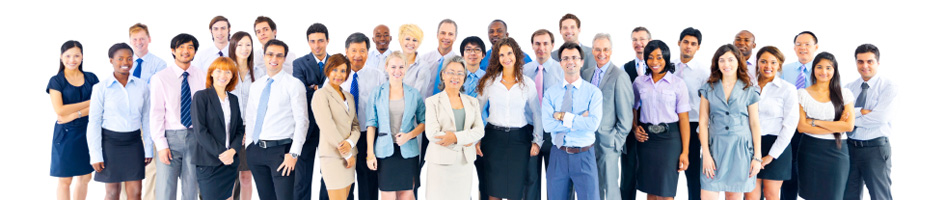
#> input picture peoples_2.jpg, 940 x 200 px
$ python image_detection.py
#> lines starting #> are read from the running program, lines starting #| are printed output that depends on the picture; after the words box and inside, x2 and y2 are one past the last pixel; in counts of white or black regions, pixels touching at a corner belong together
import cv2 as cv

#img = cv.imread("image.png")
#img = cv.imread("peoples_1.jpg")
img = cv.imread("peoples_2.jpg")
#> img is the input picture: shape (200, 940, 3); mean B, G, R 184.3, 179, 180.2
#cv.imshow("Person", img)

gray = cv.cvtColor(img, cv.COLOR_BGR2GRAY)
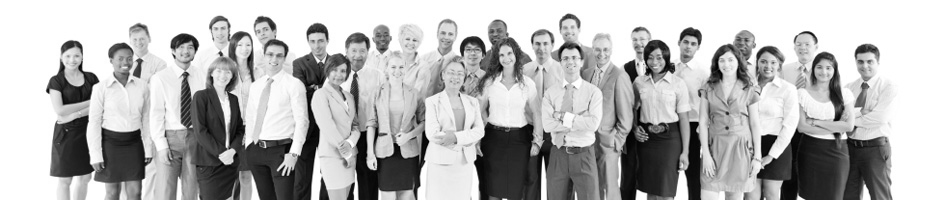
#> gray: shape (200, 940); min 0, max 255, mean 180
#cv.imshow("Gray", gray)

haar_cascade = cv.CascadeClassifier("hfd.xml")

faces_rect = haar_cascade.detectMultiScale(gray,1.1,1)
#> faces_rect = 24 rows, first 6: [207, 19, 25, 25], [557, 18, 26, 26], [250, 20, 24, 24], [434, 23, 27, 27], [304, 31, 27, 27], [675, 31, 30, 30]
#haar_cascade.detectMultiScale(gray, scalsFactor = 1.1, minNeighbors = 3)

print(f'number of faces found = {len(faces_rect)}')
#| number of faces found = 24

for(x,y,w,h) in faces_rect:
    cv.rectangle(img, (x,y), (x+w, y+h), (0,255,0), thickness=2)
#> this loop made 24 passes
#> (x, y, w, h) on passes 1 to 12: (207, 19, 25, 25), (557, 18, 26, 26), (250, 20, 24, 24), (434, 23, 27, 27), (304, 31, 27, 27), (675, 31, 30, 30), (529, 33, 27, 27), (792, 35, 24, 24), (460, 40, 25, 25), (588, 40, 25, 25), (346, 42, 25, 25), (494, 45, 25, 25)
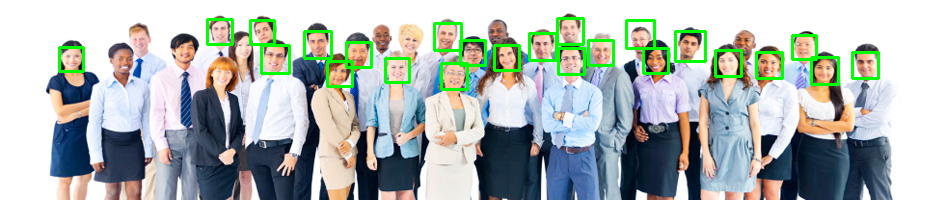
#> img: shape (200, 940, 3); 3.81% of pixels changed, all inside (x1, y1, x2, y2) = (58, 17, 880, 91)

cv.imshow("Dectected Faces", img)


cv.waitKey(0)
cv.destroyAllWindows()
